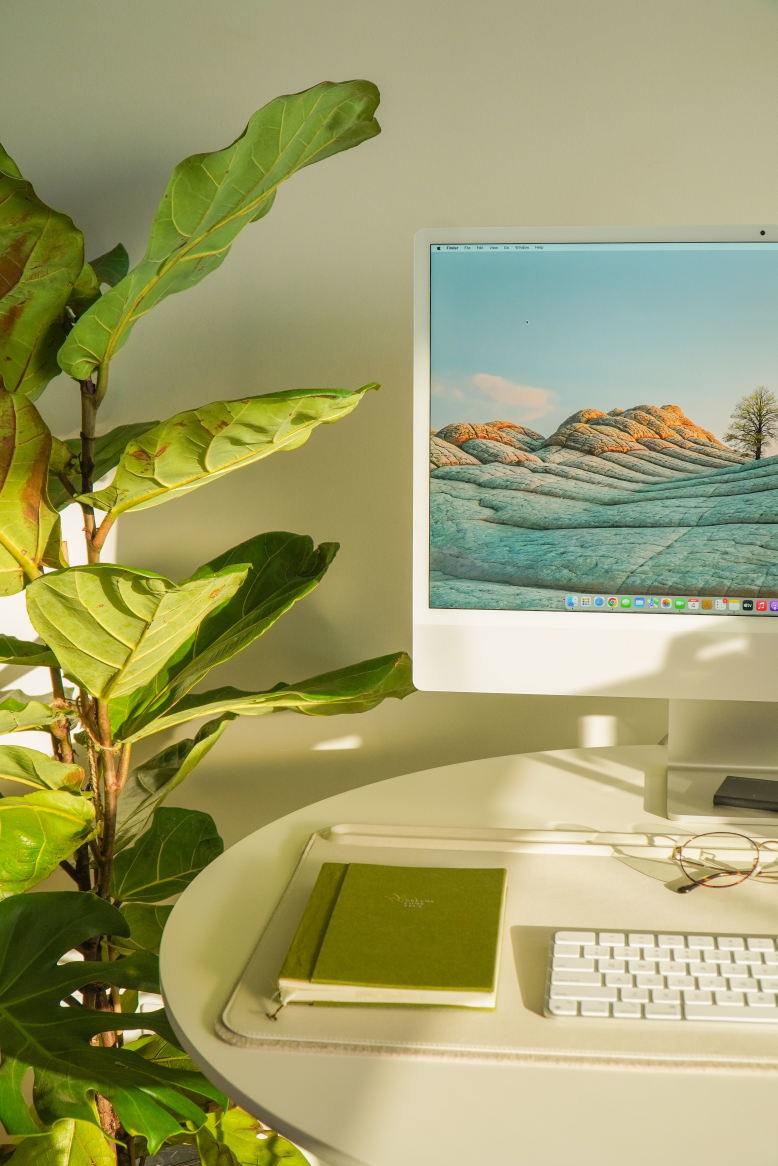
#> input picture picture/desk.jpg, 3887 x 5830 px, found by its file name (shown at 1/5 size)
$ python matrixOpe_cv2.py
#> lines starting #> are read from the running program, lines starting #| are printed output that depends on the picture
import matplotlib.pyplot as plt
import cv2
import numpy as np
import helperFunc as helper

# type ctrl+F 'CONCLUSION: ' to easily find my learnings
PATH = 'C:/Users/User/Documents/openCVLearning/picture'


# /*-------------*/
# matrix operation
# target: use matrix to modify image
# /*-------------*/

image_O = cv2.imread(f'{PATH}/desk.jpg')
#> image_O is the input picture: shape (5830, 3887, 3); mean B, G, R 107, 158.1, 158.7
# convert it to RGB
image_RGB = cv2.cvtColor(image_O, cv2.COLOR_BGR2RGB)
image = image_RGB[:3000, :3000, :]
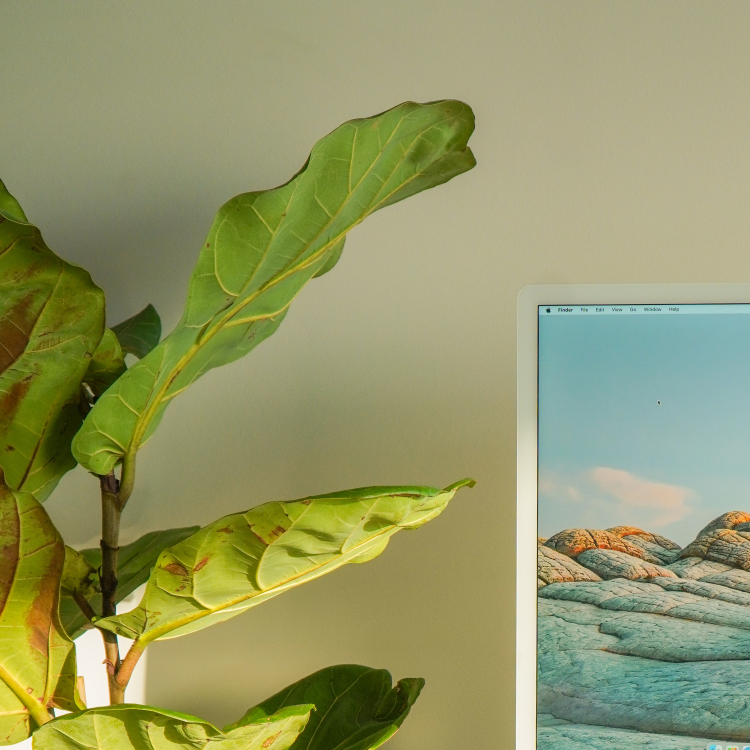
#> image: shape (3000, 3000, 3) (shown at 1/4 size); mean R, G, B 147.9, 151.9, 102.7
# 5830 3887 3
rows, cols, _ = image.shape
#> rows = 3000; cols = 3000

img_gray_O = cv2.imread(f'{PATH}/sky1.jpg', cv2.IMREAD_GRAYSCALE)
#> (the run stopped early here; a loop or call above may not have finished)

$ run again, with picture/cat2.jpg copied over picture/desk.jpg
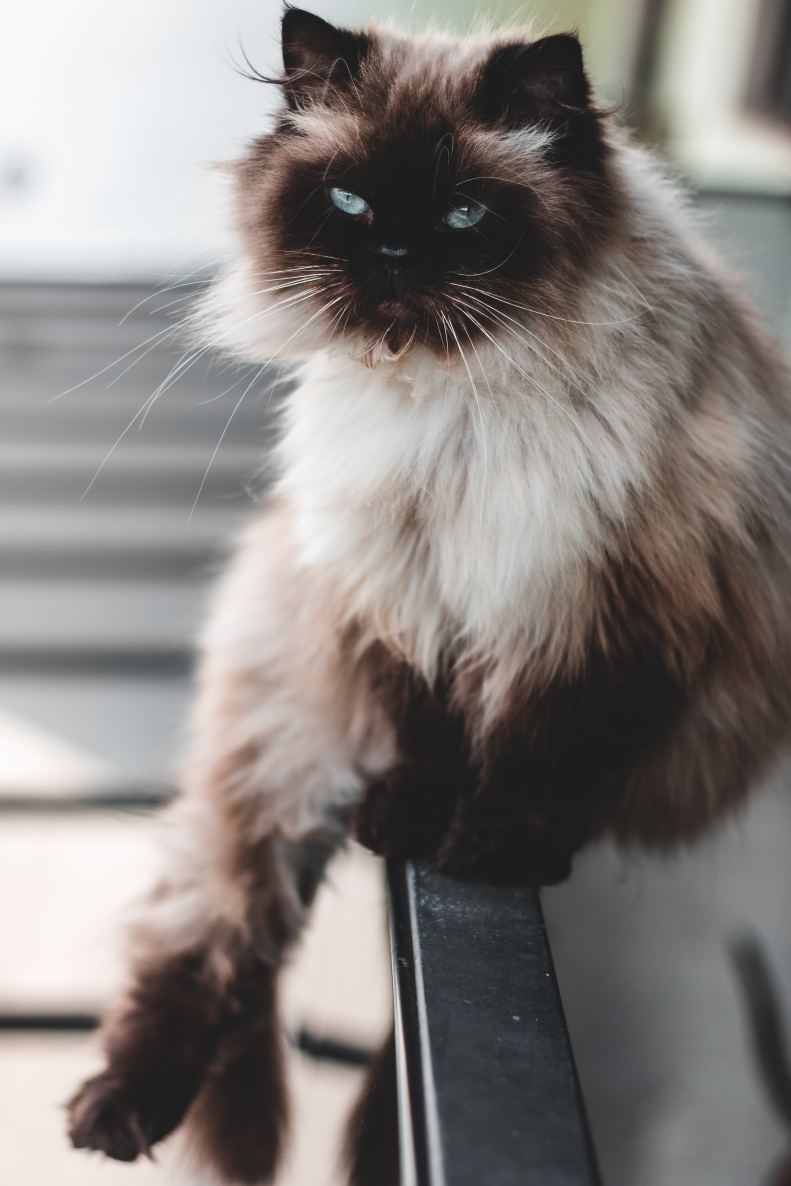
#> input picture picture/cat2.jpg, 3952 x 5928 px, found by its file name (shown at 1/5 size)
#> image_O is the input picture: shape (5928, 3952, 3); mean B, G, R 126.4, 129.1, 134.1
#> `image = image_RGB[:3000, :3000, :]`:
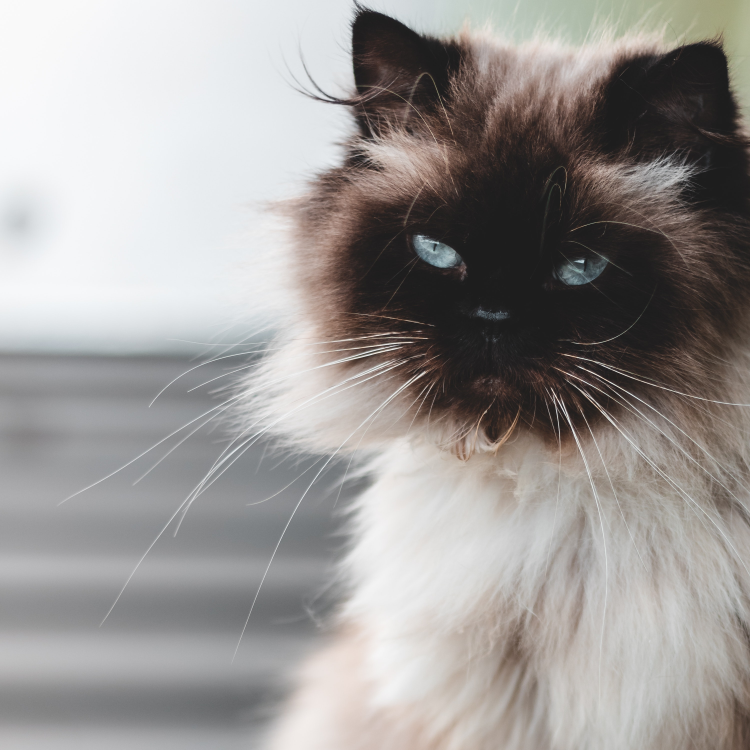
#> image: shape (3000, 3000, 3) (shown at 1/4 size); mean R, G, B 155.9, 152.4, 150.5

$ run again, with picture/cat3.jpg copied over picture/desk.jpg
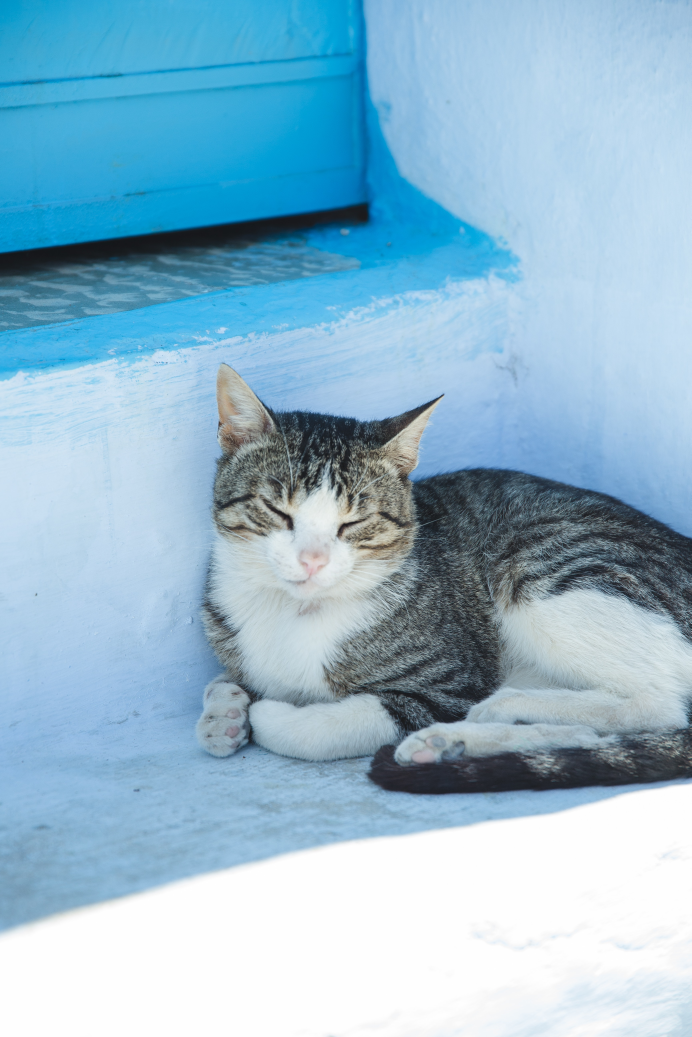
#> input picture picture/cat3.jpg, 3456 x 5184 px, found by its file name (shown at 1/5 size)
#> image_O is the input picture: shape (5184, 3456, 3); mean B, G, R 206.5, 185.1, 146.8
#> `image = image_RGB[:3000, :3000, :]`:
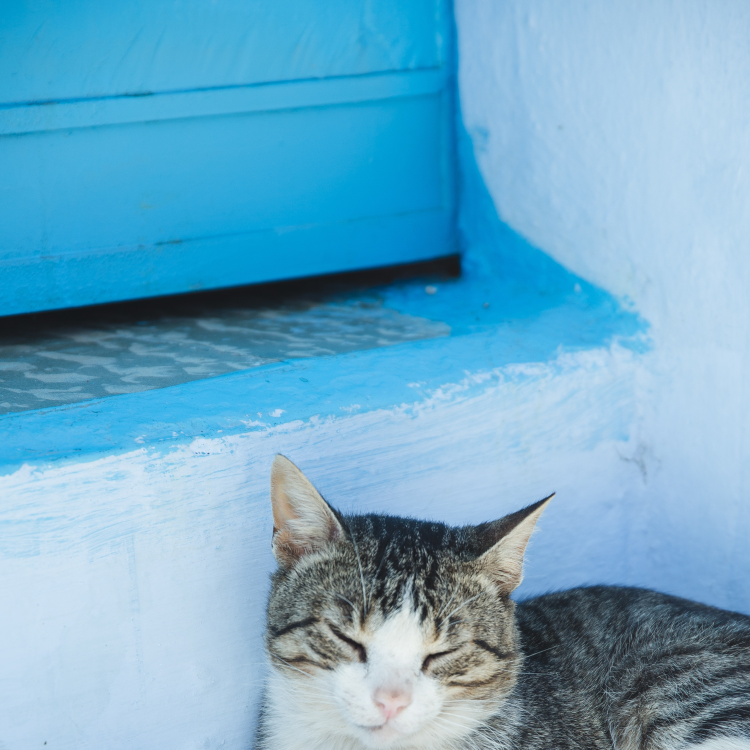
#> image: shape (3000, 3000, 3) (shown at 1/4 size); mean R, G, B 111, 170.2, 200
